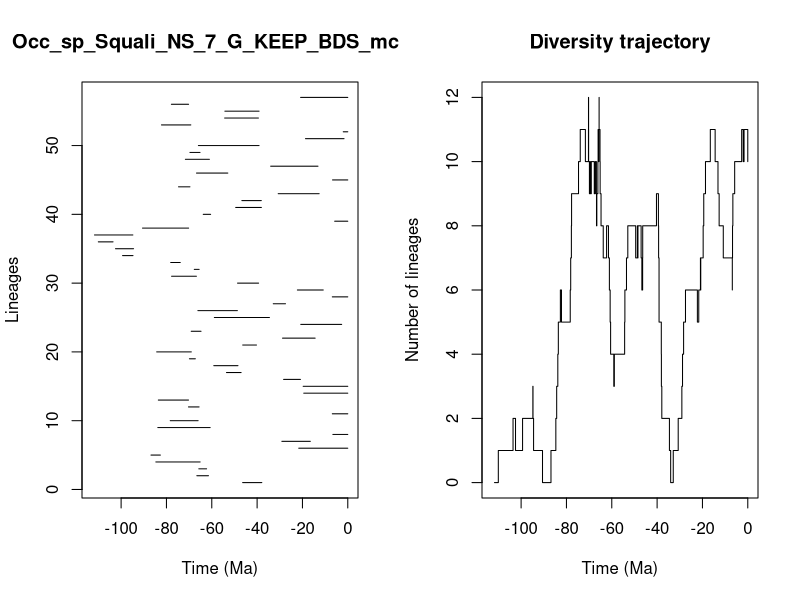

Write the R code that produced this figure.


pdf(file='../Results/Species_NS/5_MA_bins_EP/pyrate_mcmc_logs/Occ_sp_Squali_NS_7_G_KEEP_BDS_mcmc_LTT.pdf',width=0.6*20, height=0.6*10)
title = "Occ_sp_Squali_NS_7_G_KEEP_BDS_mcmc"
ts=c(46.3861976269276, 66.59385106567211,65.72024721951234,84.67945804148445,86.82567052158834,21.62884145348072,29.082925793170457,6.582073404021804,83.80840789310419,78.32537311032655,6.822073877419549,70.28583943706847,83.57827120742657,19.42383561383902,19.6844563677042,28.31446515360463,53.511368986510305,59.112284690313075,69.8655140528577,84.30833166727939,46.35434016248367,28.78858327311058,69.07473881621779,20.745415762952398,58.867947445847264,66.12948884637896,32.87570258032175,6.8243565858887285,22.235190639496235,48.636486220742036,77.73544035259562,67.71979355756707,78.12384923398359,99.35862071926377,102.47045756820303,110.05568187907456,111.74451127303296,90.56138051669262,5.784442831433886,63.76675353458749,49.45315774927493,46.72672280865616,30.694389413086288,74.67305007003137,6.727992161534408,66.73743339905685,34.02084532533931,71.64329392744631,69.63495689551502,65.90349398364108,18.65792304171899,1.9993183036571864,82.19715739215206,54.32899188364032,54.2175916517061,77.82198828908471,20.8139660818899)
te=c(37.92706333458708, 61.45964267482537,62.29344027325979,65.1364562193029,82.67912096592798,0.0,16.529464517489274,0.0,60.71687394816191,66.0322545643496,0.0,65.59466311742281,70.26969086288108,0.0,0.0,20.888788716991083,47.05531809500249,48.44903746361068,67.25592631122845,69.03607007262387,40.28140991160385,14.397541185647523,64.73575106217301,2.693146408846018,34.56676947922488,48.71173302431987,27.481817622342618,0.0,10.808020593879517,39.34026142543175,66.7849363145649,65.58437935882769,73.91011843736871,94.75371350836778,94.50059603399937,103.56002990316945,94.81879454451652,70.2175976239011,0.0,60.51538938933707,38.11386107161386,38.15189926879696,12.63324751817521,69.63986058993217,0.0,52.928762127880084,13.145172222241651,61.056108043667315,65.18980731272379,39.146404330869274,1.642798865564229,0.0,69.2481004876176,39.4272102002546,39.13909107210844,70.23303544294482,0.0)
div_traj=c(0, 1,2,1,2,3,2,1,0,1,2,3,4,5,6,5,6,7,8,9,10,11,10,11,12,11,10,9,10,9,10,9,10,9,10,9,8,9,10,11,10,11,12,11,10,9,8,7,8,7,6,5,4,3,4,5,6,7,8,7,8,7,8,7,6,7,8,9,8,7,6,5,4,3,2,1,0,1,2,3,4,5,6,5,6,7,6,7,8,9,10,11,10,9,8,7,6,7,8,9,10,11,10,11,10)
time_events=c(111.74451127303296, 110.05568187907456,103.56002990316945,102.47045756820303,99.35862071926377,94.81879454451652,94.75371350836778,94.50059603399937,90.56138051669262,86.82567052158834,84.67945804148445,84.30833166727939,83.80840789310419,83.57827120742657,82.67912096592798,82.19715739215206,78.32537311032655,78.12384923398359,77.82198828908471,77.73544035259562,74.67305007003137,73.91011843736871,71.64329392744631,70.28583943706847,70.26969086288108,70.23303544294482,70.2175976239011,69.8655140528577,69.63986058993217,69.63495689551502,69.2481004876176,69.07473881621779,69.03607007262387,67.71979355756707,67.25592631122845,66.7849363145649,66.73743339905685,66.59385106567211,66.12948884637896,66.0322545643496,65.90349398364108,65.72024721951234,65.59466311742281,65.58437935882769,65.18980731272379,65.1364562193029,64.73575106217301,63.76675353458749,62.29344027325979,61.45964267482537,61.056108043667315,60.71687394816191,60.51538938933707,59.112284690313075,58.867947445847264,54.32899188364032,54.2175916517061,53.511368986510305,52.928762127880084,49.45315774927493,48.71173302431987,48.636486220742036,48.44903746361068,47.05531809500249,46.72672280865616,46.3861976269276,46.35434016248367,40.28140991160385,39.4272102002546,39.34026142543175,39.146404330869274,39.13909107210844,38.15189926879696,38.11386107161386,37.92706333458708,34.56676947922488,34.02084532533931,32.87570258032175,30.694389413086288,29.082925793170457,28.78858327311058,28.31446515360463,27.481817622342618,22.235190639496235,21.62884145348072,20.888788716991083,20.8139660818899,20.745415762952398,19.6844563677042,19.42383561383902,18.65792304171899,16.529464517489274,14.397541185647523,13.145172222241651,12.63324751817521,10.808020593879517,6.8243565858887285,6.822073877419549,6.727992161534408,6.582073404021804,5.784442831433886,2.693146408846018,1.9993183036571864,1.642798865564229,0.0)
                par(mfrow=c(1,2))
                L = length(ts)
                plot(ts, 1:L , xlim=c(-max(ts)-1,0), pch=20, type="n", main=title,xlab="Time (Ma)",ylab="Lineages")
                for (i in 1:L){segments(x0=-te[i],y0=i,x1=-ts[i],y1=i)}    
                t = -time_events
                plot(div_traj ~ t,type="s", main = "Diversity trajectory",xlab="Time (Ma)",ylab="Number of lineages",xlim=c(-max(ts)-1,0))
                abline(v=c(65,200,251,367,445),lty=2,col="gray")
                
